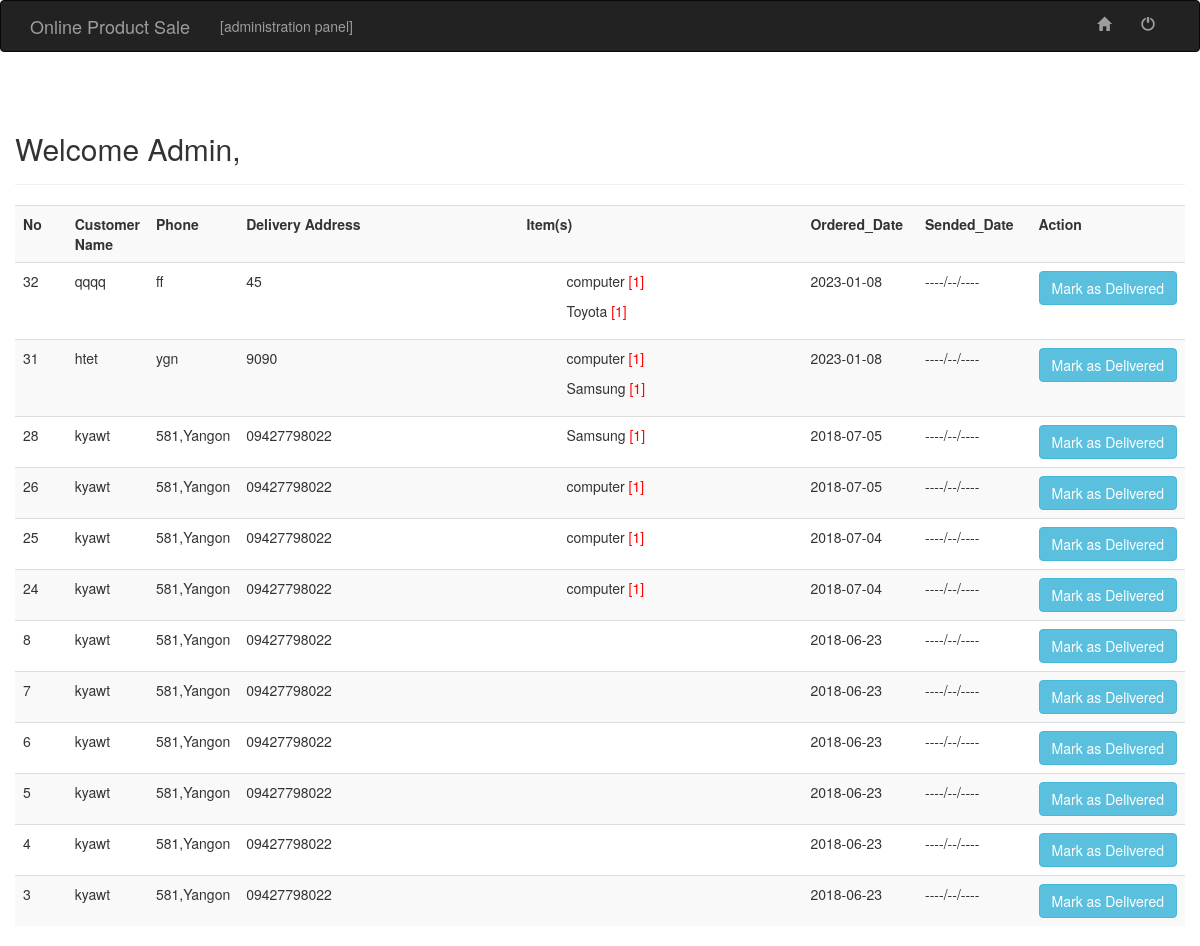
Page /admin/order_mgmt.php on the committed database.
### tables this page shows
CREATE TABLE `orders` (
  `order_id` int(11) NOT NULL,
  `customer_id` int(11) NOT NULL,
  `delivery_name` varchar(30) NOT NULL,
  `delivery_address` varchar(255) NOT NULL,
  `delivery_phone` varchar(20) NOT NULL,
  `order_date` date NOT NULL,
  `status` int(11) NOT NULL,
  `send_date` date NOT NULL
);

CREATE TABLE `orders_detail` (
  `order_id` int(11) NOT NULL,
  `product_id` int(11) NOT NULL,
  `product_qty` int(11) NOT NULL,
  `amount` double NOT NULL
);

CREATE TABLE `product` (
  `product_id` int(11) NOT NULL,
  `product_name` varchar(30) NOT NULL,
  `category_id` int(11) NOT NULL,
  `price` int(11) NOT NULL,
  `qty` int(11) NOT NULL,
  `photo` varchar(255) NOT NULL
);

### admin/order_mgmt.php (the view, shortened to what this page needs)
<?php
	include 'connect.php';
	$orders=mysqli_query($connection,"select * from orders order by order_id desc");
?>
<!DOCTYPE html PUBLIC "-//W3C//DTD XHTML 1.0 Transitional//EN" "http://www.w3.org/TR/xhtml1/DTD/xhtml1-transitional.dtd">
<html xmlns="http://www.w3.org/1999/xhtml">
<head>
	<link rel="stylesheet" type="text/css" href="../style/bootstrap.css"/>
</head>
<body>
	<?php
		include 'header.php';
	?>
	<div class="container Top">
     <div class="row">
      <div class="col-md-12">
       <div class="row">
        <div class="page-header">
         <h2> Welcome Admin,
         </h2>
        </div>
       </div>
       <div class="row">
        <table class="table table-striped">
         <tr>
          <th width="5%"> No </th>
          <th width="5%"> Customer Name </th>
          <th width="5%"> Phone </th>
          <th width="30%"> Delivery Address </th>
          <th width="30%"> Item(s) </th>
          <th width="10%"> Ordered_Date </th>
          <th width="10%"> Sended_Date </th>
          <th width="10%"> Action </th>
         </tr>
         <?php
		 	while($out=mysqli_fetch_array($orders))
			{
				$check=$out['status'];
				if($check>0)
				{
					$show='<tr class="mark">';
				}
				else
				{
					$show='<tr>';
					$show.='<td>'.$out['order_id'].'</td>';
					$show.='<td>'.$out['delivery_name'].'</td>';
					$show.='<td>'.$out['delivery_phone'].'</td>';
					$show.='<td>'.$out['delivery_address'].'</td>';
					$show.='<td>';
					$orderid=$out['order_id'];
					$order=mysqli_query($connection,"select orders_detail.*,product.* from
					orders_detail left join product on orders_detail.product_id=product.product_id
					where orders_detail.order_id='{$orderid}'");
					while($row=mysqli_fetch_assoc($order))
					{
						$show.='<ul>'.$row['product_name'].'<span style="color:red;">
						['.$row['product_qty'].'] </span> </ul>';
					}
					$show.='</td>';
					$show.='<td>'.$out['order_date'].'</td>';
					$chesec=$out['status'];
					if($chesec>0)
					{
						$show.='<td>'.$out['send_date'].'</td>';
					}
					else
					{
						$show.='<td> ----/--/---- </td>';
					}
					if($out['status'])
					{
						$show.='<td> <a href="status.php?id='.$out['order_id'].'&status=0"
						class="btn btn-danger"> Undo </a> </td>';
					}
					else
					{
						$show.='<td> <a href="status.php?id='.$out['order_id'].'&status=1"
						class="btn btn-info"> Mark as Delivered </a> </td>';
					}
					$show.='</tr>';
					echo $show;
				}
			}
		 ?>
        </table>
       </div>
      </div>
     </div>
    </div>
</body>
</html>

### admin/order_mgmt.php (style rules this page uses)
.Top { margin-top:40px; }

### rows in the picture
orders: order_id "32", delivery_name "qqqq", delivery_phone "ff", delivery_address "45", order_date "2023-01-08"
orders_detail: product.product_name "computer", product_qty "1"
orders_detail: product.product_name "Toyota", product_qty "1"
orders: order_id "31", delivery_name "htet", delivery_phone "ygn", delivery_address "9090", order_date "2023-01-08"
orders_detail: product.product_name "computer", product_qty "1"
orders_detail: product.product_name "Samsung", product_qty "1"
orders: order_id "28", delivery_name "kyawt", delivery_phone "581,Yangon", delivery_address "09427798022", order_date "2018-07-05"
orders_detail: product.product_name "Samsung", product_qty "1"
orders: order_id "26", delivery_name "kyawt", delivery_phone "581,Yangon", delivery_address "09427798022", order_date "2018-07-05"
orders_detail: product.product_name "computer", product_qty "1"
orders: order_id "25", delivery_name "kyawt", delivery_phone "581,Yangon", delivery_address "09427798022", order_date "2018-07-04"
orders_detail: product.product_name "computer", product_qty "1"
orders: order_id "24", delivery_name "kyawt", delivery_phone "581,Yangon", delivery_address "09427798022", order_date "2018-07-04"
orders_detail: product.product_name "computer", product_qty "1"
orders: order_id "8", delivery_name "kyawt", delivery_phone "581,Yangon", delivery_address "09427798022", status 0 (drawn), order_date "2018-06-23"
orders: order_id "7", delivery_name "kyawt", delivery_phone "581,Yangon", delivery_address "09427798022", status 0 (drawn), order_date "2018-06-23"
orders: order_id "6", delivery_name "kyawt", delivery_phone "581,Yangon", delivery_address "09427798022", status 0 (drawn), order_date "2018-06-23"
orders: order_id "5", delivery_name "kyawt", delivery_phone "581,Yangon", delivery_address "09427798022", status 0 (drawn), order_date "2018-06-23"
orders: order_id "4", delivery_name "kyawt", delivery_phone "581,Yangon", delivery_address "09427798022", status 0 (drawn), order_date "2018-06-23"
orders: order_id "3", delivery_name "kyawt", delivery_phone "581,Yangon", delivery_address "09427798022", status 0 (drawn), order_date "2018-06-23"
